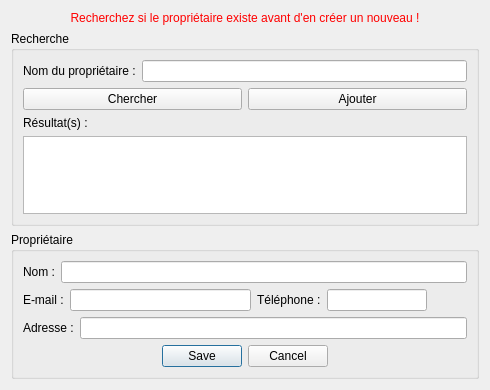
<?xml version="1.0" encoding="UTF-8"?>
<ui version="4.0">
 <class>dlgBopeCreaProprioForm</class>
 <widget class="QDialog" name="dlgBopeCreaProprioForm">
  <property name="geometry">
   <rect>
    <x>0</x>
    <y>0</y>
    <width>490</width>
    <height>390</height>
   </rect>
  </property>
  <property name="windowTitle">
   <string>Création d'un propriétaire</string>
  </property>
  <layout class="QVBoxLayout" name="verticalLayout">
   <item>
    <widget class="QLabel" name="label_2">
     <property name="styleSheet">
      <string notr="true">color: rgb(255, 0, 0);</string>
     </property>
     <property name="text">
      <string>&lt;html&gt;&lt;head/&gt;&lt;body&gt;&lt;p align=&quot;center&quot;&gt;Recherchez si le propriétaire existe avant d'en créer un nouveau !&lt;/p&gt;&lt;/body&gt;&lt;/html&gt;</string>
     </property>
    </widget>
   </item>
   <item>
    <widget class="QGroupBox" name="groupBox">
     <property name="title">
      <string>Recherche</string>
     </property>
     <layout class="QVBoxLayout" name="verticalLayout_4">
      <item>
       <layout class="QVBoxLayout" name="verticalLayout_2">
        <item>
         <layout class="QHBoxLayout" name="horizontalLayout">
          <item>
           <widget class="QLabel" name="lbl_riviere">
            <property name="text">
             <string>Nom du propriétaire :</string>
            </property>
           </widget>
          </item>
          <item>
           <widget class="QLineEdit" name="leNomRecherche"/>
          </item>
         </layout>
        </item>
        <item>
         <layout class="QHBoxLayout" name="horizontalLayout_2">
          <item>
           <widget class="QPushButton" name="btnChercher">
            <property name="text">
             <string>Chercher</string>
            </property>
           </widget>
          </item>
          <item>
           <widget class="QPushButton" name="btnAjouter">
            <property name="text">
             <string>Ajouter</string>
            </property>
           </widget>
          </item>
         </layout>
        </item>
        <item>
         <layout class="QVBoxLayout" name="verticalLayout_3">
          <item>
           <widget class="QLabel" name="lbl_resu">
            <property name="text">
             <string>Résultat(s) :</string>
            </property>
           </widget>
          </item>
          <item>
           <widget class="QTableView" name="tbvProprio">
            <property name="selectionMode">
             <enum>QAbstractItemView::SingleSelection</enum>
            </property>
           </widget>
          </item>
         </layout>
        </item>
       </layout>
      </item>
     </layout>
    </widget>
   </item>
   <item>
    <widget class="QGroupBox" name="grp_proprio">
     <property name="title">
      <string>Propriétaire </string>
     </property>
     <layout class="QVBoxLayout" name="verticalLayout_6">
      <item>
       <layout class="QHBoxLayout" name="horizontalLayout_12">
        <item>
         <widget class="QLabel" name="lbl_nom">
          <property name="text">
           <string>Nom :</string>
          </property>
         </widget>
        </item>
        <item>
         <widget class="QLineEdit" name="leNom">
          <property name="text">
           <string/>
          </property>
          <property name="alignment">
           <set>Qt::AlignCenter</set>
          </property>
         </widget>
        </item>
       </layout>
      </item>
      <item>
       <layout class="QHBoxLayout" name="horizontalLayout_14">
        <item>
         <widget class="QLabel" name="lbl_mail">
          <property name="text">
           <string>E-mail :</string>
          </property>
         </widget>
        </item>
        <item>
         <widget class="QLineEdit" name="leMail">
          <property name="text">
           <string/>
          </property>
          <property name="alignment">
           <set>Qt::AlignCenter</set>
          </property>
         </widget>
        </item>
        <item>
         <layout class="QHBoxLayout" name="horizontalLayout_13">
          <item>
           <widget class="QLabel" name="lbl_tel">
            <property name="minimumSize">
             <size>
              <width>50</width>
              <height>0</height>
             </size>
            </property>
            <property name="text">
             <string>Téléphone :</string>
            </property>
           </widget>
          </item>
          <item>
           <widget class="QLineEdit" name="leTel">
            <property name="minimumSize">
             <size>
              <width>0</width>
              <height>0</height>
             </size>
            </property>
            <property name="maximumSize">
             <size>
              <width>100</width>
              <height>16777215</height>
             </size>
            </property>
            <property name="text">
             <string/>
            </property>
            <property name="alignment">
             <set>Qt::AlignCenter</set>
            </property>
           </widget>
          </item>
          <item>
           <spacer name="horizontalSpacer_7">
            <property name="orientation">
             <enum>Qt::Horizontal</enum>
            </property>
            <property name="sizeHint" stdset="0">
             <size>
              <width>40</width>
              <height>20</height>
             </size>
            </property>
           </spacer>
          </item>
         </layout>
        </item>
       </layout>
      </item>
      <item>
       <layout class="QHBoxLayout" name="horizontalLayout_3">
        <item>
         <widget class="QLabel" name="label_3">
          <property name="text">
           <string>Adresse :</string>
          </property>
         </widget>
        </item>
        <item>
         <widget class="QLineEdit" name="leAdresse">
          <property name="text">
           <string/>
          </property>
          <property name="alignment">
           <set>Qt::AlignCenter</set>
          </property>
         </widget>
        </item>
       </layout>
      </item>
      <item>
       <widget class="QDialogButtonBox" name="buttonBox">
        <property name="standardButtons">
         <set>QDialogButtonBox::Cancel|QDialogButtonBox::Save</set>
        </property>
        <property name="centerButtons">
         <bool>true</bool>
        </property>
       </widget>
      </item>
     </layout>
    </widget>
   </item>
  </layout>
 </widget>
 <resources/>
 <connections/>
</ui>
